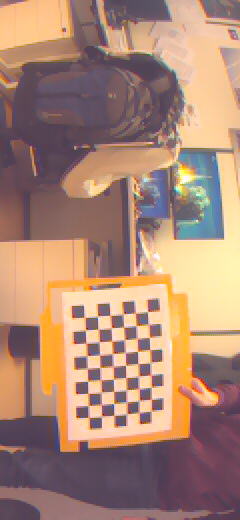
#> input picture optical_flow_test_python/checkerboard_calibration/33881856.jpg, 240 x 520 px; its folder holds only this picture in this run
$ python camera_calibration.py
#> lines starting #> are read from the running program, lines starting #| are printed output that depends on the picture; after the words box and inside, x2 and y2 are one past the last pixel; in counts of white or black regions, pixels touching at a corner belong together; long printed decimals are rounded
#!/usr/bin/env python3
# -*- coding: utf-8 -*-
"""
Created on Tue Mar  4 09:29:26 2025

@author: ntermote
"""

import cv2
import numpy as np
import glob
import os

# Checkerboard size (number of internal corners)
checkerboard_size = (9, 6)

# Size of each square in millimeters (or cm, but be consistent if you want real-world scale)
square_size = 35.15

# Prepare object points (same for all images)
obj_p = np.zeros((np.prod(checkerboard_size), 3), dtype=np.float32)
obj_p[:, :2] = np.indices(checkerboard_size).T.reshape(-1, 2)
obj_p *= square_size

# Storage for object points and image points
obj_points = []
img_points = []

# Path to calibration images
calibration_folder = '/home/ntermote/Documents/TUD_Robotics/AE4317_Autonomous_flight_MAVs/checkerboard_calibration'
image_paths = glob.glob(os.path.join(calibration_folder, '*.jpg'))

if not image_paths:
    raise FileNotFoundError(f"No images found in {calibration_folder}")

print(f"Found {len(image_paths)} images for calibration")

# Process each image
for idx, path in enumerate(image_paths):
    img = cv2.imread(path)
#> img is the input picture: shape (520, 240, 3); mean B, G, R 117.2, 134.8, 170

    if img is None:
        print(f"⚠️ Warning: Failed to load image: {path}")
        continue

    img = cv2.rotate(img, cv2.ROTATE_90_COUNTERCLOCKWISE)
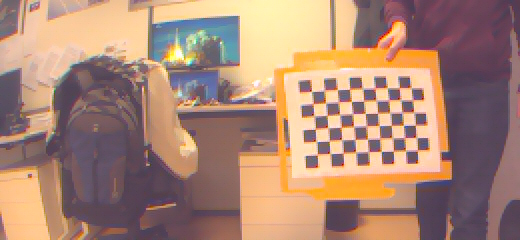
#> img: shape (240, 520, 3); mean B, G, R 117.2, 134.8, 170
    gray = cv2.cvtColor(img, cv2.COLOR_BGR2GRAY)
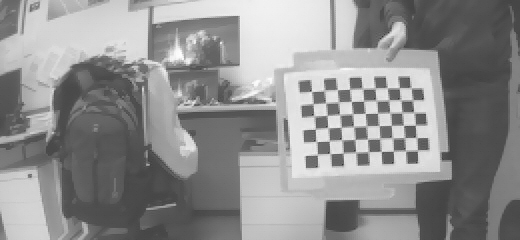
#> gray: shape (240, 520); min 38, max 254, mean 143.3

    ret, corners = cv2.findChessboardCorners(gray, checkerboard_size, None)
#> ret = True; corners = 54 rows, first 8: [311.5, 91.33], [324, 90.56], [337.4, 89.63], [349.5, 89.24], [363.3, 89.34], [375.3, 88.17], [387.2, 87.72], [399, 87.96]

    if not ret:
        print(f"❌ No corners detected in {path}")
        continue

    print(f"✅ Corners detected in {path}")

    # Save points only if corners found
    img_points.append(corners)
    obj_points.append(obj_p)

    # Optional: Draw and show for debugging
    cv2.drawChessboardCorners(img, checkerboard_size, corners, ret)
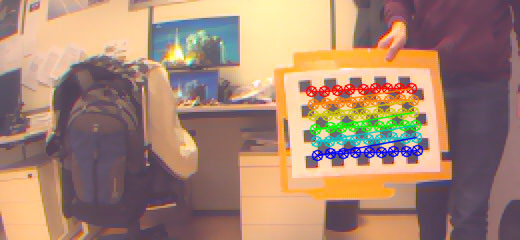
#> img: shape (240, 520, 3); 5.42% of pixels changed, all inside (x1, y1, x2, y2) = (305, 82, 424, 162)
    cv2.imshow('Detected Corners', img)
    cv2.waitKey(50)

cv2.destroyAllWindows()

# Final check to avoid crashing
if len(obj_points) == 0 or len(img_points) == 0:
    raise RuntimeError("No valid images with detectable checkerboards were found. Check your images and settings.")

# Use the last processed image's size for calibration
image_shape = gray.shape[::-1]
#> image_shape = (520, 240)

print(f"\nStarting calibration with {len(obj_points)} valid images...")
ret, mtx, dist, rvecs, tvecs = cv2.calibrateCamera(obj_points, img_points, image_shape, None, None)
#> ret = 0.552; mtx = [[380.6, 0, 294.5], [0, 346.3, 94.33], [0, 0, 1]]; dist = [[0.603, -2.8, 0.0791, -0.16, 6.2]]; rvecs = ([0.126, 0.221, -0.0867],); tvecs = ([44.27, -8.92, 967.3],)

print("\nCalibration Complete")
print("Camera Matrix:\n", mtx)
#| Camera Matrix:
#|  [[380.633   0.         294.512]
#|  [  0.         346.271  94.329]
#|  [  0.           0.           1.        ]]
print("Distortion Coefficients:\n", dist)
#| Distortion Coefficients:
#|  [[ 0.603 -2.805  0.07915 -0.1595  6.200]]

# Test undistortion on one image (for visual confirmation)
test_image_path = image_paths[0]
test_img = cv2.imread(test_image_path)
test_img = cv2.rotate(test_img, cv2.ROTATE_90_COUNTERCLOCKWISE)

undistorted_img = cv2.undistort(test_img, mtx, dist)
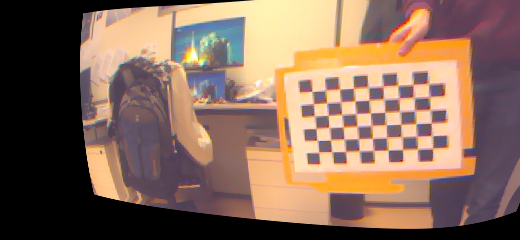
#> undistorted_img: shape (240, 520, 3); mean B, G, R 89.8, 106.5, 134.5

cv2.imshow('Original', test_img)
cv2.imshow('Undistorted', undistorted_img)
cv2.waitKey(0)
cv2.destroyAllWindows()

# Optionally, save calibration to file (can load later to avoid recalibrating)
np.savez('camera_calibration.npz', mtx=mtx, dist=dist)
print("\nCalibration saved to 'camera_calibration.npz'")

$ run again, on optical_flow_test_python/checkerboard_calibration/36848487.jpg
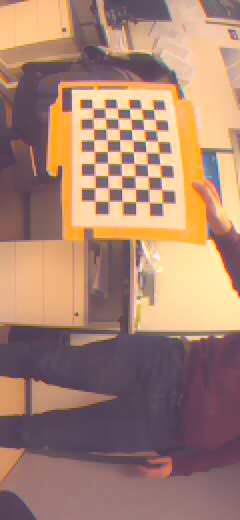
#> input picture optical_flow_test_python/checkerboard_calibration/36848487.jpg, 240 x 520 px
#> img is the input picture: shape (520, 240, 3); mean B, G, R 114.2, 131.7, 168.4
#> `ret, corners = cv2.findChessboardCorners(gray, checkerboard_size, None)`: ret = True; corners = 54 rows, first 8: [109.4, 85.47], [119.5, 83.75], [130.3, 82.88], [141.3, 81.39], [153.3, 80.21], [164.7, 79.21], [177.4, 78.08], [189.4, 77.4]
#> `cv2.drawChessboardCorners(img, checkerboard_size, corners, ret)`:
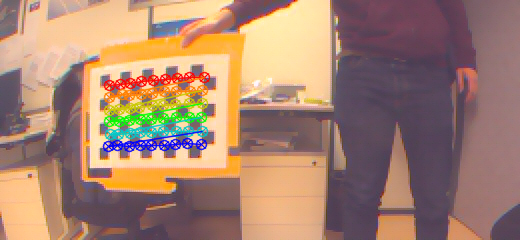
#> img: shape (240, 520, 3); mean B, G, R 112.2, 130.7, 165.5
#> `ret, mtx, dist, rvecs, tvecs = cv2.calibrateCamera(obj_points, img_poi..`: ret = 0.725; mtx = [[1974.7, 0, 224.9], [0, 1880.1, 108], [0, 0, 1]]; dist = [[-7.66, 93.21, 0.116, 0.452, -0.0413]]; rvecs = ([-0.184, 0.322, -0.0173],); tvecs = ([-322.6, -68.8, 4848.7],)
#| Camera Matrix:
#|  [[1.97470413e+03 0.00000000e+00 2.24876962e+02]
#|  [0.00000000e+00 1.88009788e+03 1.07987926e+02]
#|  [0.00000000e+00 0.00000000e+00 1.00000000e+00]]
#| Distortion Coefficients:
#|  [[-7.66499416e+00  9.32126150e+01  1.15510272e-01  4.52090541e-01
#|   -4.12882909e-02]]
#> `undistorted_img = cv2.undistort(test_img, mtx, dist)`:
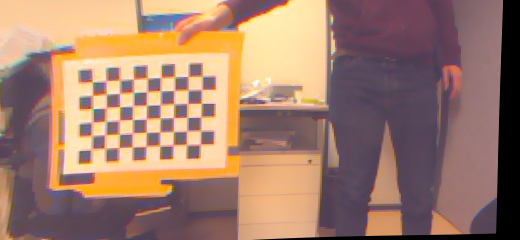
#> undistorted_img: shape (240, 520, 3); mean B, G, R 108, 125.5, 160.5

$ run again, on optical_flow_test_python/checkerboard_calibration/37315160.jpg
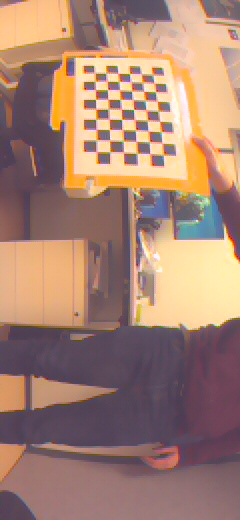
#> input picture optical_flow_test_python/checkerboard_calibration/37315160.jpg, 240 x 520 px
#> img is the input picture: shape (520, 240, 3); mean B, G, R 114.9, 129.9, 164.8
#> `ret, corners = cv2.findChessboardCorners(gray, checkerboard_size, None)`: ret = True; corners = 54 rows, first 8: [74.85, 86.46], [83.05, 84.96], [91.61, 83.5], [101.3, 81.83], [111.4, 81.31], [121.4, 79.28], [131.5, 77.75], [142.9, 77.04]
#> `cv2.drawChessboardCorners(img, checkerboard_size, corners, ret)`:
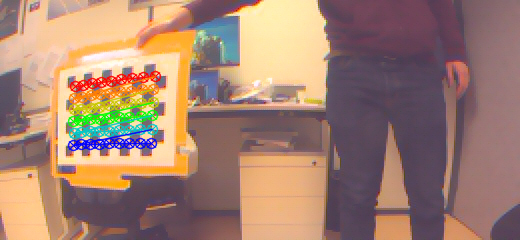
#> img: shape (240, 520, 3); mean B, G, R 112.9, 128.9, 162.1
#> `ret, mtx, dist, rvecs, tvecs = cv2.calibrateCamera(obj_points, img_poi..`: ret = 0.505; mtx = [[910.7, 0, 292.8], [0, 824.6, 116.4], [0, 0, 1]]; dist = [[-2.84, -3.67, 0.00252, -0.18, 55.48]]; rvecs = ([-0.123, 0.498, -0.0278],); tvecs = ([-566.7, -91.88, 2254.5],)
#| Camera Matrix:
#|  [[910.725   0.         292.796]
#|  [  0.         824.559 116.430 ]
#|  [  0.           0.           1.        ]]
#| Distortion Coefficients:
#|  [[-2.84461140e+00 -3.66714079e+00  2.52267277e-03 -1.79706272e-01
#|    5.54836953e+01]]
#> `undistorted_img = cv2.undistort(test_img, mtx, dist)`:
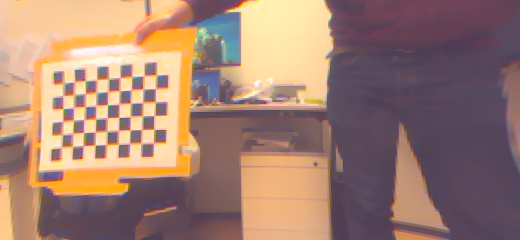
#> undistorted_img: shape (240, 520, 3); mean B, G, R 113.1, 127.4, 160.2
